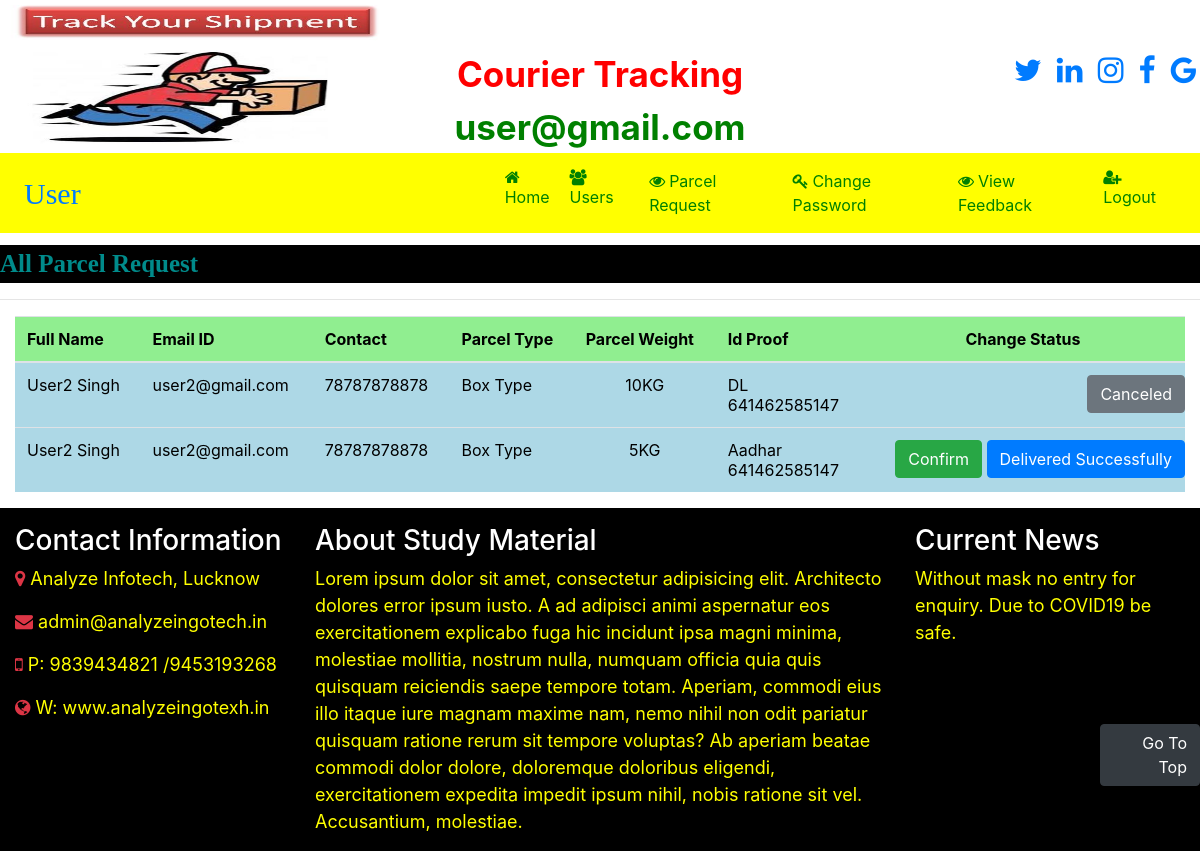
Page /view_parcel_admin (signed in) on the committed database.
### courier/models.py (models this page shows)
class ParcelRequest(models.Model):
    first_name=models.CharField(max_length=40,null=True)
    last_name=models.CharField(max_length=40,null=True)
    email=models.CharField(max_length=40,null=True)
    mobile=models.CharField(max_length=40,null=True)
    parcel_type=models.CharField(max_length=40,null=True)
    request_date=models.CharField(max_length=50,null=True)
    gov_id=models.CharField(max_length=40,null=True)
    gov_no=models.CharField(max_length=40,null=True)
    weight=models.CharField(max_length=40,null=True)
    address=models.CharField(max_length=200,null=True)
    status=models.CharField(max_length=40,null=True)
    parcel_id=models.IntegerField(max_length=50,null=True)

class Receiver(models.Model):
    name=models.CharField(max_length=50,null=True)
    contact=models.CharField(max_length=50,null=True)
    pin=models.CharField(max_length=50,null=True)
    house=models.CharField(max_length=50,null=True)
    city=models.CharField(max_length=50,null=True)
    state=models.CharField(max_length=50,null=True)
    send_date=models.CharField(max_length=50,null=True)
    parcel_id=models.IntegerField(max_length=50,null=True)
    parcel_status=models.CharField(max_length=200,null=True)
    parcel_date=models.CharField(max_length=200,null=True)
    parcel_msg=models.CharField(max_length=200,null=True)

### courier/views.py (the view)
# urls.py: path('view_parcel_admin',view_parcel_admin,name="view_parcel_admin"),
def view_parcel_admin(request):
    if not request.user.is_authenticated:
        return redirect('login')
    data = ParcelRequest.objects.all()
    data2 = Receiver.objects.all()
    d={'data':data,'data2':data2}
    return render(request,'view_parcel_admin.html',d)

### courier/templates/view_parcel_admin.html (shortened to what this page needs)
{% include 'admin_navigation.html' %}
<marquee behavior="alternate" style="font-family: 'Monotype Corsiva'; font-size:25px; color:darkcyan; background-color:black; font-weight:bold; margin-top:1%">
    All Parcel Request
</marquee>
<hr>
<div class="container-fluid">
<table class="table table-hover " id="example">
    <thead>
    <tr style="background-color: lightgreen; color : black">
        <th>Full Name</th>
        <th>Email ID</th>
        <th>Contact</th>
        <th>Parcel Type</th>
        <th>Parcel Weight</th>
        <th>Id Proof</th>
        <th style="text-align:center;">Change Status</th>
    </tr>
    </thead>
    <tbody style="background-color:lightblue; color: black">
    {% for i in data %}
    <tr>
        <td>{{i.first_name}} {{i.last_name}}</td>
        <td>{{i.email}}</td>
        <td>{{i.mobile}}</td>
        <td>{{i.parcel_type}}</td>
        <td align="center">{{i.weight}}KG</td>
        <td>{{i.gov_id}}<br>{{i.gov_no}}</td>
        <td style="padding-right:0px;" align="right">
            {% ifequal i.status "Confirm" %}
            <a href="{% url 'change_status' i.id %}" class="btn btn-success">{{i.status}}</a>
            {% endifequal %}
            {% ifequal i.status "Canceled" %}
        <a href="{% url 'change_status' i.id %}" class="btn btn-secondary">{{i.status}}</a>
        {% endifequal %}
         {% for j in data2%}
            {% ifequal i.parcel_id j.parcel_id %}
               {% ifequal j.parcel_status "Delivered"%}
                 <a href="" class="btn btn-primary">Delivered Successfully</a>
                {% endifequal %}
            {% endifequal %}
         {% endfor %}
    </tr>
    {% endfor %}
    </tbody>
</table>
</div>
{% include 'footer.html' %}

### courier/templates/admin_navigation.html (shortened to what this page needs)
<html>
<head>
    {% load static %}
  <link rel="stylesheet" href="https://maxcdn.bootstrapcdn.com/bootstrap/4.5.2/css/bootstrap.min.css">
 <link rel="stylesheet" href="https://cdnjs.cloudflare.com/ajax/libs/font-awesome/4.7.0/css/font-awesome.min.css">
</head>
<body>
<div >
    <div class="row">
        <div class="col-sm-3 ">
                  <img src="{% static 'images/cr3.jpg' %}" width="380px" height="150px" title="Courier Tracking">
        </div>
        <div class="col-sm-6 mt-5 text-center">
                  <span style="font-weight: bold; font-size:35px">
                        <span style="color:red">Courier Tracking</span>
                        <span style="color:green">{{request.user}}</span>
                  </span>
        </div>
        <div class="col-sm-3 mt-5" style="padding-left:8%">
            <span style="font-weight:bold ; font-size:30px">
                <span><a href="https://twitter.com/" target="_blank"> <i class="fa fa-twitter pl-2"></i></a></span>
                <span><a href="https://in.linkedin.com/" target="_blank"><i class="fa fa-linkedin pl-2"></i></a></span>
                <span><a href="https://www.instagram.com/" target="_blank"><i class="fa fa-instagram pl-2"></i></a></span>
                <span><a href="https://www.facebook.com/" target="_blank"><i class="fa fa-facebook pl-2"></i></a></span>
                <span><a href="https://www.google.com/" target="_blank"><i class="fa fa-google pl-2"></i></a></span>
            </span>
        </div>
    </div>
</div>
<nav class="navbar navbar-expand-sm" style="background-color:yellow">
    <a class="navbar-brand text-red pl-2 font-weight" style="font-family:'elephant'; font-size:30px">{{request.user.first_name}}</a>
<ul class="navbar-nav">
    <li class="nav-item">
        <a class="nav-link" href="{% url 'admin_home' %}" style="margin-left:400px"><i class="fa fa-home mr-2"></i>Home</a>
    </li>
    <li class="nav-item">
        <a class="nav-link" href="{% url 'view_users' %}"><i class="fa fa-users mr-1"></i>Users</a>
    </li>
    <li class="nav-item">
        <a class="nav-link" href="{% url 'view_parcel_admin' %}"><i class="fa fa-eye mr-1"></i>Parcel Request</a>
    </li>
    <li class="nav-item">
        <a class="nav-link" href="{% url 'change_passwordadmin' %}"><i class="fa fa-key mr-1"></i>Change Password</a>
    </li>
    <li class="nav-item">
        <a class="nav-link" href="{% url 'view_feedback' %}"><i class="fa fa-eye mr-1"></i>View Feedback</a>
    </li>
    <li class="nav-item">
        <a class="nav-link" href="{% url 'Logout' %}"><i class="fa fa-user-plus mr-1"></i>Logout</a>
    </li>
</ul>
</nav>
</body>
</html>

### courier/templates/admin_navigation.html (style rules this page uses)
.nav-link { color:green !important; margin-right: 4px }

### rows in the picture
ParcelRequest: first_name "User2", last_name "Singh", email "user2@gmail.com", mobile "78787878878", parcel_type "Box Type", weight "10", gov_id "DL", gov_no "641462585147", status "Canceled"
ParcelRequest: first_name "User2", last_name "Singh", email "user2@gmail.com", mobile "78787878878", parcel_type "Box Type", weight "5", gov_id "Aadhar", gov_no "641462585147", status "Confirm"

### other values in the picture
{{ request.user }} "user@gmail.com"
{{ request.user.first_name }} "User"
